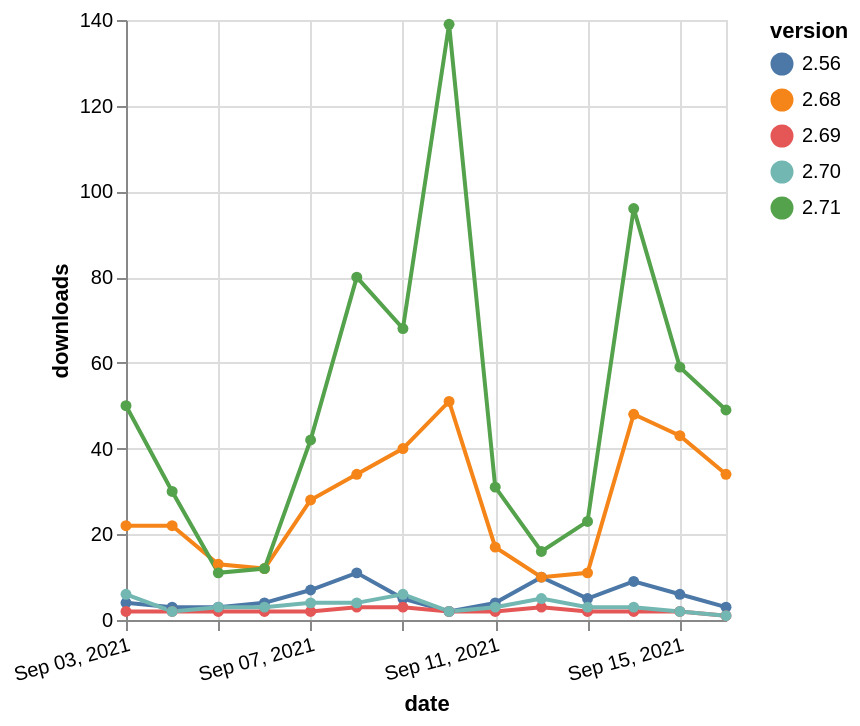

Write a Vega-Lite specification for this figure.
### Vega-Lite specification from a JSON file in a GitHub repository (floating-point values rounded to 4 significant figures)
{"$schema": "https://vega.github.io/schema/vega-lite/v5.json", "description": "A simple bar chart with embedded data.", "data": {"values": [{"date": "2021-09-03", "total": 26955, "delta": 4, "version": "2.56"}, {"date": "2021-09-04", "total": 26958, "delta": 3, "version": "2.56"}, {"date": "2021-09-05", "total": 26961, "delta": 3, "version": "2.56"}, {"date": "2021-09-06", "total": 26965, "delta": 4, "version": "2.56"}, {"date": "2021-09-07", "total": 26972, "delta": 7, "version": "2.56"}, {"date": "2021-09-08", "total": 26983, "delta": 11, "version": "2.56"}, {"date": "2021-09-09", "total": 26988, "delta": 5, "version": "2.56"}, {"date": "2021-09-10", "total": 26990, "delta": 2, "version": "2.56"}, {"date": "2021-09-11", "total": 26994, "delta": 4, "version": "2.56"}, {"date": "2021-09-12", "total": 27004, "delta": 10, "version": "2.56"}, {"date": "2021-09-13", "total": 27009, "delta": 5, "version": "2.56"}, {"date": "2021-09-14", "total": 27018, "delta": 9, "version": "2.56"}, {"date": "2021-09-15", "total": 27024, "delta": 6, "version": "2.56"}, {"date": "2021-09-16", "total": 27027, "delta": 3, "version": "2.56"}, {"date": "2021-09-03", "total": 6243, "delta": 2, "version": "2.69"}, {"date": "2021-09-04", "total": 6245, "delta": 2, "version": "2.69"}, {"date": "2021-09-05", "total": 6247, "delta": 2, "version": "2.69"}, {"date": "2021-09-06", "total": 6249, "delta": 2, "version": "2.69"}, {"date": "2021-09-07", "total": 6251, "delta": 2, "version": "2.69"}, {"date": "2021-09-08", "total": 6254, "delta": 3, "version": "2.69"}, {"date": "2021-09-09", "total": 6257, "delta": 3, "version": "2.69"}, {"date": "2021-09-10", "total": 6259, "delta": 2, "version": "2.69"}, {"date": "2021-09-11", "total": 6261, "delta": 2, "version": "2.69"}, {"date": "2021-09-12", "total": 6264, "delta": 3, "version": "2.69"}, {"date": "2021-09-13", "total": 6266, "delta": 2, "version": "2.69"}, {"date": "2021-09-14", "total": 6268, "delta": 2, "version": "2.69"}, {"date": "2021-09-15", "total": 6270, "delta": 2, "version": "2.69"}, {"date": "2021-09-16", "total": 6271, "delta": 1, "version": "2.69"}, {"date": "2021-09-03", "total": 17112, "delta": 6, "version": "2.70"}, {"date": "2021-09-04", "total": 17114, "delta": 2, "version": "2.70"}, {"date": "2021-09-05", "total": 17117, "delta": 3, "version": "2.70"}, {"date": "2021-09-06", "total": 17120, "delta": 3, "version": "2.70"}, {"date": "2021-09-07", "total": 17124, "delta": 4, "version": "2.70"}, {"date": "2021-09-08", "total": 17128, "delta": 4, "version": "2.70"}, {"date": "2021-09-09", "total": 17134, "delta": 6, "version": "2.70"}, {"date": "2021-09-10", "total": 17136, "delta": 2, "version": "2.70"}, {"date": "2021-09-11", "total": 17139, "delta": 3, "version": "2.70"}, {"date": "2021-09-12", "total": 17144, "delta": 5, "version": "2.70"}, {"date": "2021-09-13", "total": 17147, "delta": 3, "version": "2.70"}, {"date": "2021-09-14", "total": 17150, "delta": 3, "version": "2.70"}, {"date": "2021-09-15", "total": 17152, "delta": 2, "version": "2.70"}, {"date": "2021-09-16", "total": 17153, "delta": 1, "version": "2.70"}, {"date": "2021-09-03", "total": 14758, "delta": 22, "version": "2.68"}, {"date": "2021-09-04", "total": 14780, "delta": 22, "version": "2.68"}, {"date": "2021-09-05", "total": 14793, "delta": 13, "version": "2.68"}, {"date": "2021-09-06", "total": 14805, "delta": 12, "version": "2.68"}, {"date": "2021-09-07", "total": 14833, "delta": 28, "version": "2.68"}, {"date": "2021-09-08", "total": 14867, "delta": 34, "version": "2.68"}, {"date": "2021-09-09", "total": 14907, "delta": 40, "version": "2.68"}, {"date": "2021-09-10", "total": 14958, "delta": 51, "version": "2.68"}, {"date": "2021-09-11", "total": 14975, "delta": 17, "version": "2.68"}, {"date": "2021-09-12", "total": 14985, "delta": 10, "version": "2.68"}, {"date": "2021-09-13", "total": 14996, "delta": 11, "version": "2.68"}, {"date": "2021-09-14", "total": 15044, "delta": 48, "version": "2.68"}, {"date": "2021-09-15", "total": 15087, "delta": 43, "version": "2.68"}, {"date": "2021-09-16", "total": 15121, "delta": 34, "version": "2.68"}, {"date": "2021-09-03", "total": 63993, "delta": 50, "version": "2.71"}, {"date": "2021-09-04", "total": 64023, "delta": 30, "version": "2.71"}, {"date": "2021-09-05", "total": 64034, "delta": 11, "version": "2.71"}, {"date": "2021-09-06", "total": 64046, "delta": 12, "version": "2.71"}, {"date": "2021-09-07", "total": 64088, "delta": 42, "version": "2.71"}, {"date": "2021-09-08", "total": 64168, "delta": 80, "version": "2.71"}, {"date": "2021-09-09", "total": 64236, "delta": 68, "version": "2.71"}, {"date": "2021-09-10", "total": 64375, "delta": 139, "version": "2.71"}, {"date": "2021-09-11", "total": 64406, "delta": 31, "version": "2.71"}, {"date": "2021-09-12", "total": 64422, "delta": 16, "version": "2.71"}, {"date": "2021-09-13", "total": 64445, "delta": 23, "version": "2.71"}, {"date": "2021-09-14", "total": 64541, "delta": 96, "version": "2.71"}, {"date": "2021-09-15", "total": 64600, "delta": 59, "version": "2.71"}, {"date": "2021-09-16", "total": 64649, "delta": 49, "version": "2.71"}]}, "width": "container", "mark": {"type": "line", "point": {"filled": true}}, "encoding": {"x": {"field": "date", "type": "temporal", "timeUnit": "yearmonthdate", "title": "date", "axis": {"labelAngle": -15}}, "y": {"field": "delta", "type": "quantitative", "title": "downloads"}, "color": {"field": "version", "type": "nominal"}, "tooltip": {"field": "delta"}}}
